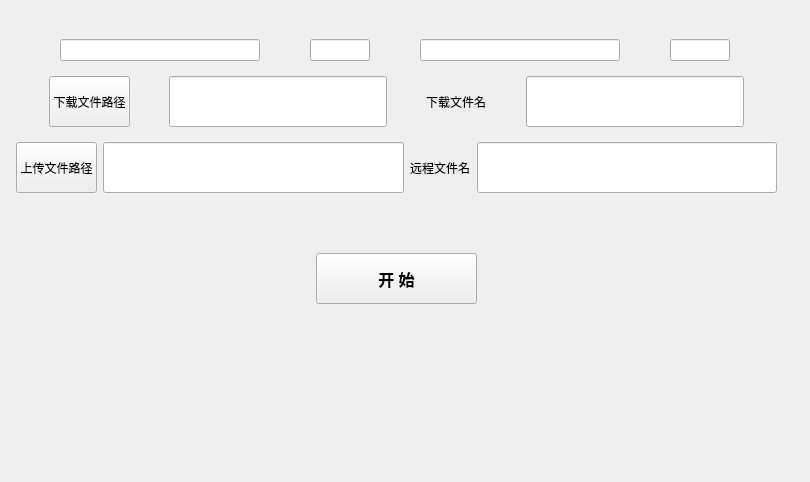
<?xml version="1.0" encoding="UTF-8"?>
<ui version="4.0">
 <class>MainWindow</class>
 <widget class="QMainWindow" name="MainWindow">
  <property name="geometry">
   <rect>
    <x>0</x>
    <y>0</y>
    <width>810</width>
    <height>482</height>
   </rect>
  </property>
  <property name="windowTitle">
   <string>MainWindow</string>
  </property>
  <widget class="QWidget" name="centralWidget">
   <widget class="QWidget" name="">
    <property name="geometry">
     <rect>
      <x>16</x>
      <y>30</y>
      <width>761</width>
      <height>401</height>
     </rect>
    </property>
    <layout class="QVBoxLayout" name="verticalLayout">
     <item>
      <layout class="QHBoxLayout" name="horizontalLayout">
       <item>
        <widget class="QLineEdit" name="lineEdit_ip">
         <property name="sizePolicy">
          <sizepolicy hsizetype="Fixed" vsizetype="Fixed">
           <horstretch>0</horstretch>
           <verstretch>0</verstretch>
          </sizepolicy>
         </property>
         <property name="minimumSize">
          <size>
           <width>200</width>
           <height>22</height>
          </size>
         </property>
         <property name="maximumSize">
          <size>
           <width>200</width>
           <height>22</height>
          </size>
         </property>
         <property name="font">
          <font>
           <family>Aharoni</family>
           <pointsize>12</pointsize>
           <weight>75</weight>
           <bold>true</bold>
          </font>
         </property>
        </widget>
       </item>
       <item>
        <widget class="QLineEdit" name="lineEdit_port">
         <property name="sizePolicy">
          <sizepolicy hsizetype="Fixed" vsizetype="Fixed">
           <horstretch>0</horstretch>
           <verstretch>0</verstretch>
          </sizepolicy>
         </property>
         <property name="minimumSize">
          <size>
           <width>60</width>
           <height>22</height>
          </size>
         </property>
         <property name="maximumSize">
          <size>
           <width>60</width>
           <height>22</height>
          </size>
         </property>
         <property name="font">
          <font>
           <family>Aharoni</family>
           <pointsize>12</pointsize>
           <weight>75</weight>
           <bold>true</bold>
          </font>
         </property>
        </widget>
       </item>
       <item>
        <widget class="QLineEdit" name="lineEdit_usr">
         <property name="sizePolicy">
          <sizepolicy hsizetype="Fixed" vsizetype="Fixed">
           <horstretch>0</horstretch>
           <verstretch>0</verstretch>
          </sizepolicy>
         </property>
         <property name="minimumSize">
          <size>
           <width>200</width>
           <height>22</height>
          </size>
         </property>
         <property name="maximumSize">
          <size>
           <width>200</width>
           <height>22</height>
          </size>
         </property>
         <property name="font">
          <font>
           <family>Aharoni</family>
           <pointsize>12</pointsize>
           <weight>75</weight>
           <bold>true</bold>
          </font>
         </property>
        </widget>
       </item>
       <item>
        <widget class="QLineEdit" name="lineEdit_pwd">
         <property name="sizePolicy">
          <sizepolicy hsizetype="Fixed" vsizetype="Fixed">
           <horstretch>0</horstretch>
           <verstretch>0</verstretch>
          </sizepolicy>
         </property>
         <property name="minimumSize">
          <size>
           <width>60</width>
           <height>22</height>
          </size>
         </property>
         <property name="maximumSize">
          <size>
           <width>60</width>
           <height>22</height>
          </size>
         </property>
         <property name="font">
          <font>
           <family>Aharoni</family>
           <pointsize>12</pointsize>
           <weight>75</weight>
           <bold>true</bold>
          </font>
         </property>
        </widget>
       </item>
      </layout>
     </item>
     <item>
      <layout class="QHBoxLayout" name="horizontalLayout_4">
       <item>
        <widget class="QPushButton" name="pushButton_dowfile">
         <property name="sizePolicy">
          <sizepolicy hsizetype="Fixed" vsizetype="Fixed">
           <horstretch>0</horstretch>
           <verstretch>0</verstretch>
          </sizepolicy>
         </property>
         <property name="minimumSize">
          <size>
           <width>81</width>
           <height>51</height>
          </size>
         </property>
         <property name="maximumSize">
          <size>
           <width>81</width>
           <height>51</height>
          </size>
         </property>
         <property name="text">
          <string>下载文件路径</string>
         </property>
        </widget>
       </item>
       <item>
        <widget class="QLineEdit" name="lineEdit_downfilepath">
         <property name="sizePolicy">
          <sizepolicy hsizetype="Preferred" vsizetype="Preferred">
           <horstretch>0</horstretch>
           <verstretch>0</verstretch>
          </sizepolicy>
         </property>
         <property name="maximumSize">
          <size>
           <width>218</width>
           <height>51</height>
          </size>
         </property>
         <property name="font">
          <font>
           <family>Aharoni</family>
           <pointsize>12</pointsize>
           <weight>75</weight>
           <bold>true</bold>
          </font>
         </property>
        </widget>
       </item>
       <item>
        <widget class="QLabel" name="label_6">
         <property name="sizePolicy">
          <sizepolicy hsizetype="Fixed" vsizetype="Fixed">
           <horstretch>0</horstretch>
           <verstretch>0</verstretch>
          </sizepolicy>
         </property>
         <property name="minimumSize">
          <size>
           <width>61</width>
           <height>31</height>
          </size>
         </property>
         <property name="maximumSize">
          <size>
           <width>61</width>
           <height>31</height>
          </size>
         </property>
         <property name="text">
          <string>下载文件名</string>
         </property>
        </widget>
       </item>
       <item>
        <widget class="QLineEdit" name="lineEdit_dowloadrename">
         <property name="sizePolicy">
          <sizepolicy hsizetype="Preferred" vsizetype="Preferred">
           <horstretch>0</horstretch>
           <verstretch>0</verstretch>
          </sizepolicy>
         </property>
         <property name="maximumSize">
          <size>
           <width>218</width>
           <height>51</height>
          </size>
         </property>
         <property name="font">
          <font>
           <family>Aharoni</family>
           <pointsize>12</pointsize>
           <weight>75</weight>
           <bold>true</bold>
          </font>
         </property>
        </widget>
       </item>
      </layout>
     </item>
     <item>
      <layout class="QHBoxLayout" name="horizontalLayout_3">
       <item>
        <widget class="QPushButton" name="pushButton_upfile">
         <property name="sizePolicy">
          <sizepolicy hsizetype="Fixed" vsizetype="Fixed">
           <horstretch>0</horstretch>
           <verstretch>0</verstretch>
          </sizepolicy>
         </property>
         <property name="minimumSize">
          <size>
           <width>81</width>
           <height>51</height>
          </size>
         </property>
         <property name="maximumSize">
          <size>
           <width>81</width>
           <height>51</height>
          </size>
         </property>
         <property name="text">
          <string>上传文件路径</string>
         </property>
        </widget>
       </item>
       <item>
        <widget class="QLineEdit" name="lineEdit_upfilepath">
         <property name="sizePolicy">
          <sizepolicy hsizetype="Preferred" vsizetype="Preferred">
           <horstretch>0</horstretch>
           <verstretch>0</verstretch>
          </sizepolicy>
         </property>
         <property name="maximumSize">
          <size>
           <width>16777215</width>
           <height>51</height>
          </size>
         </property>
         <property name="font">
          <font>
           <family>Aharoni</family>
           <pointsize>12</pointsize>
           <weight>75</weight>
           <bold>true</bold>
          </font>
         </property>
        </widget>
       </item>
       <item>
        <widget class="QLabel" name="label_5">
         <property name="sizePolicy">
          <sizepolicy hsizetype="Fixed" vsizetype="Fixed">
           <horstretch>0</horstretch>
           <verstretch>0</verstretch>
          </sizepolicy>
         </property>
         <property name="minimumSize">
          <size>
           <width>61</width>
           <height>31</height>
          </size>
         </property>
         <property name="maximumSize">
          <size>
           <width>61</width>
           <height>31</height>
          </size>
         </property>
         <property name="text">
          <string>远程文件名</string>
         </property>
        </widget>
       </item>
       <item>
        <widget class="QLineEdit" name="lineEdit_uprename">
         <property name="sizePolicy">
          <sizepolicy hsizetype="Preferred" vsizetype="Preferred">
           <horstretch>0</horstretch>
           <verstretch>0</verstretch>
          </sizepolicy>
         </property>
         <property name="maximumSize">
          <size>
           <width>16777215</width>
           <height>51</height>
          </size>
         </property>
         <property name="font">
          <font>
           <family>Aharoni</family>
           <pointsize>12</pointsize>
           <weight>75</weight>
           <bold>true</bold>
          </font>
         </property>
        </widget>
       </item>
      </layout>
     </item>
     <item>
      <widget class="QLabel" name="label_fileinfo">
       <property name="sizePolicy">
        <sizepolicy hsizetype="Preferred" vsizetype="Fixed">
         <horstretch>0</horstretch>
         <verstretch>0</verstretch>
        </sizepolicy>
       </property>
       <property name="minimumSize">
        <size>
         <width>0</width>
         <height>30</height>
        </size>
       </property>
       <property name="maximumSize">
        <size>
         <width>16777215</width>
         <height>30</height>
        </size>
       </property>
       <property name="text">
        <string/>
       </property>
      </widget>
     </item>
     <item>
      <layout class="QHBoxLayout" name="horizontalLayout_5">
       <item>
        <spacer name="horizontalSpacer_4">
         <property name="orientation">
          <enum>Qt::Horizontal</enum>
         </property>
         <property name="sizeHint" stdset="0">
          <size>
           <width>132</width>
           <height>20</height>
          </size>
         </property>
        </spacer>
       </item>
       <item>
        <widget class="QPushButton" name="pushButton_start">
         <property name="sizePolicy">
          <sizepolicy hsizetype="Preferred" vsizetype="Preferred">
           <horstretch>0</horstretch>
           <verstretch>0</verstretch>
          </sizepolicy>
         </property>
         <property name="minimumSize">
          <size>
           <width>161</width>
           <height>51</height>
          </size>
         </property>
         <property name="maximumSize">
          <size>
           <width>161</width>
           <height>51</height>
          </size>
         </property>
         <property name="font">
          <font>
           <family>Aharoni</family>
           <pointsize>12</pointsize>
           <weight>75</weight>
           <bold>true</bold>
          </font>
         </property>
         <property name="text">
          <string>开 始</string>
         </property>
        </widget>
       </item>
       <item>
        <spacer name="horizontalSpacer_3">
         <property name="orientation">
          <enum>Qt::Horizontal</enum>
         </property>
         <property name="sizeHint" stdset="0">
          <size>
           <width>203</width>
           <height>20</height>
          </size>
         </property>
        </spacer>
       </item>
      </layout>
     </item>
     <item>
      <widget class="QLabel" name="label_result">
       <property name="sizePolicy">
        <sizepolicy hsizetype="Preferred" vsizetype="Fixed">
         <horstretch>0</horstretch>
         <verstretch>0</verstretch>
        </sizepolicy>
       </property>
       <property name="minimumSize">
        <size>
         <width>0</width>
         <height>100</height>
        </size>
       </property>
       <property name="text">
        <string/>
       </property>
      </widget>
     </item>
    </layout>
   </widget>
  </widget>
 </widget>
 <resources/>
 <connections/>
</ui>
